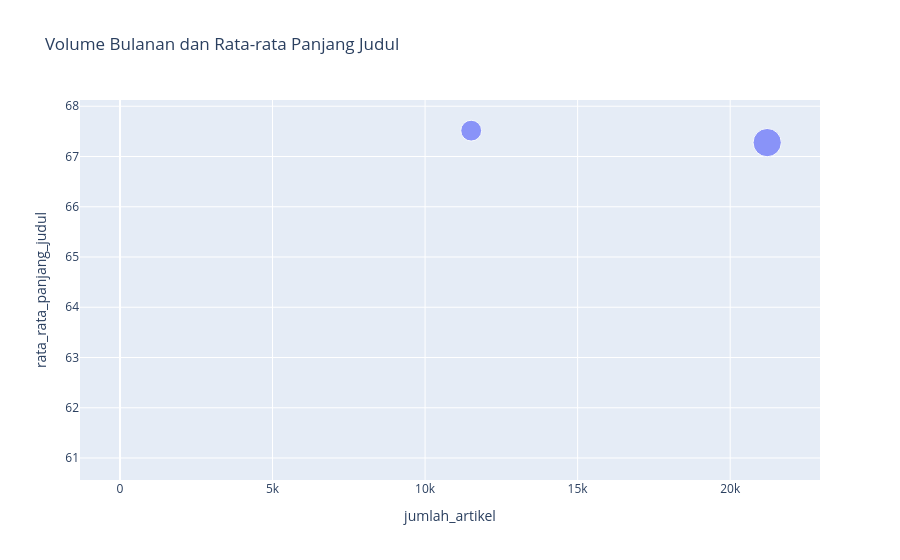

The notebook cell this image was saved under:
### Code cell
fig6 = px.scatter(
    volume_judul.to_pandas(), x="jumlah_artikel", y="rata_rata_panjang_judul",
    size="jumlah_artikel", hover_data=["bulan"],
    title="Volume Bulanan dan Rata-rata Panjang Judul",
)
fig6.show()

### Figure 1 — Plotly figure (JSON) as saved in the notebook; plotly's stock layout.template omitted (floating-point values rounded to 4 significant figures)
{"data": [{"customdata": [["2018-08-01T00:00:00.000000"], ["2023-03-01T00:00:00.000000"], ["2023-04-01T00:00:00.000000"]], "hovertemplate": "jumlah_artikel=%{marker.size}<br>rata_rata_panjang_judul=%{y}<br>bulan=%{customdata[0]}<extra></extra>", "legendgroup": "", "marker": {"color": "#636efa", "size": [1, 21213, 11511], "sizemode": "area", "sizeref": 53.03, "symbol": "circle"}, "mode": "markers", "name": "", "orientation": "v", "showlegend": false, "type": "scatter", "x": [1, 21213, 11511], "xaxis": "x", "y": [61.0, 67.28, 67.51], "yaxis": "y"}], "layout": {"legend": {"itemsizing": "constant", "tracegroupgap": 0}, "title": {"text": "Volume Bulanan dan Rata-rata Panjang Judul"}, "xaxis": {"anchor": "y", "domain": [0, 1], "title": {"text": "jumlah_artikel"}}, "yaxis": {"anchor": "x", "domain": [0, 1], "title": {"text": "rata_rata_panjang_judul"}}}}
